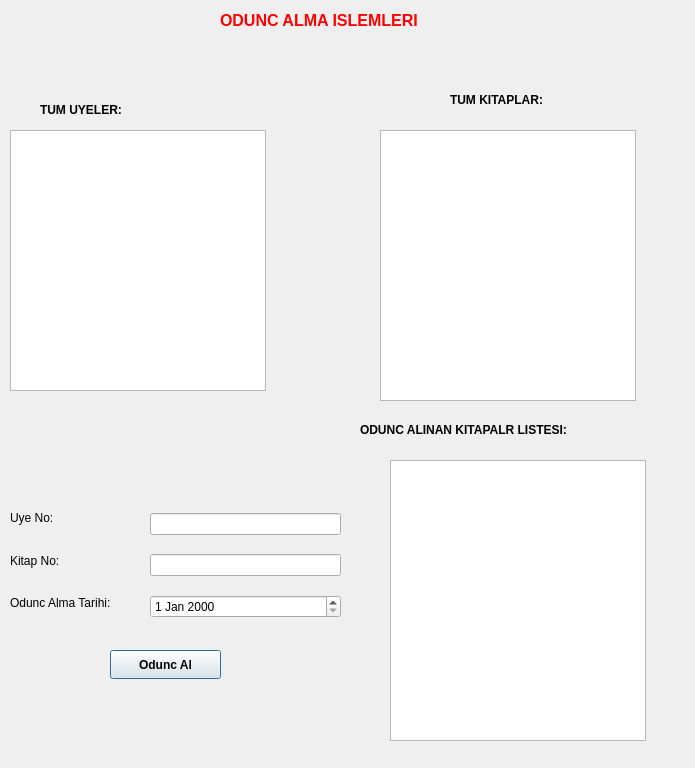
<?xml version="1.0" encoding="UTF-8"?>
<ui version="4.0">
 <class>odunc_alma</class>
 <widget class="QDialog" name="odunc_alma">
  <property name="geometry">
   <rect>
    <x>0</x>
    <y>0</y>
    <width>695</width>
    <height>768</height>
   </rect>
  </property>
  <property name="windowTitle">
   <string>Dialog</string>
  </property>
  <widget class="QTableView" name="tableView_1">
   <property name="geometry">
    <rect>
     <x>10</x>
     <y>130</y>
     <width>256</width>
     <height>261</height>
    </rect>
   </property>
  </widget>
  <widget class="QTableView" name="tableView_2">
   <property name="geometry">
    <rect>
     <x>380</x>
     <y>130</y>
     <width>256</width>
     <height>271</height>
    </rect>
   </property>
  </widget>
  <widget class="QTableView" name="tableView_3">
   <property name="geometry">
    <rect>
     <x>390</x>
     <y>460</y>
     <width>256</width>
     <height>281</height>
    </rect>
   </property>
  </widget>
  <widget class="QLabel" name="label_4">
   <property name="geometry">
    <rect>
     <x>40</x>
     <y>100</y>
     <width>111</width>
     <height>20</height>
    </rect>
   </property>
   <property name="font">
    <font>
     <bold>true</bold>
    </font>
   </property>
   <property name="text">
    <string>TUM UYELER:</string>
   </property>
  </widget>
  <widget class="QLabel" name="label_5">
   <property name="geometry">
    <rect>
     <x>450</x>
     <y>90</y>
     <width>131</width>
     <height>20</height>
    </rect>
   </property>
   <property name="font">
    <font>
     <bold>true</bold>
    </font>
   </property>
   <property name="text">
    <string>TUM KITAPLAR:</string>
   </property>
  </widget>
  <widget class="QLabel" name="label_6">
   <property name="geometry">
    <rect>
     <x>220</x>
     <y>10</y>
     <width>251</width>
     <height>20</height>
    </rect>
   </property>
   <property name="palette">
    <palette>
     <active>
      <colorrole role="WindowText">
       <brush brushstyle="SolidPattern">
        <color alpha="255">
         <red>255</red>
         <green>0</green>
         <blue>0</blue>
        </color>
       </brush>
      </colorrole>
     </active>
     <inactive>
      <colorrole role="WindowText">
       <brush brushstyle="SolidPattern">
        <color alpha="255">
         <red>255</red>
         <green>0</green>
         <blue>0</blue>
        </color>
       </brush>
      </colorrole>
     </inactive>
     <disabled/>
    </palette>
   </property>
   <property name="font">
    <font>
     <pointsize>12</pointsize>
     <bold>true</bold>
    </font>
   </property>
   <property name="text">
    <string>ODUNC ALMA ISLEMLERI</string>
   </property>
  </widget>
  <widget class="QLabel" name="label_7">
   <property name="geometry">
    <rect>
     <x>360</x>
     <y>420</y>
     <width>261</width>
     <height>20</height>
    </rect>
   </property>
   <property name="font">
    <font>
     <bold>true</bold>
    </font>
   </property>
   <property name="text">
    <string>ODUNC ALINAN KITAPALR LISTESI:</string>
   </property>
  </widget>
  <widget class="QPushButton" name="pushButton">
   <property name="geometry">
    <rect>
     <x>110</x>
     <y>650</y>
     <width>111</width>
     <height>29</height>
    </rect>
   </property>
   <property name="font">
    <font>
     <bold>true</bold>
    </font>
   </property>
   <property name="text">
    <string>Odunc Al</string>
   </property>
  </widget>
  <widget class="QWidget" name="">
   <property name="geometry">
    <rect>
     <x>10</x>
     <y>500</y>
     <width>126</width>
     <height>121</height>
    </rect>
   </property>
   <layout class="QVBoxLayout" name="verticalLayout">
    <item>
     <widget class="QLabel" name="label">
      <property name="text">
       <string>Uye No:</string>
      </property>
     </widget>
    </item>
    <item>
     <widget class="QLabel" name="label_2">
      <property name="text">
       <string>Kitap No:</string>
      </property>
     </widget>
    </item>
    <item>
     <widget class="QLabel" name="label_3">
      <property name="text">
       <string>Odunc Alma Tarihi:</string>
      </property>
     </widget>
    </item>
   </layout>
  </widget>
  <widget class="QWidget" name="">
   <property name="geometry">
    <rect>
     <x>150</x>
     <y>500</y>
     <width>191</width>
     <height>131</height>
    </rect>
   </property>
   <layout class="QVBoxLayout" name="verticalLayout_2">
    <item>
     <widget class="QLineEdit" name="lineEdit"/>
    </item>
    <item>
     <widget class="QLineEdit" name="lineEdit_2"/>
    </item>
    <item>
     <widget class="QDateEdit" name="dateEdit"/>
    </item>
   </layout>
  </widget>
 </widget>
 <resources/>
 <connections/>
</ui>
